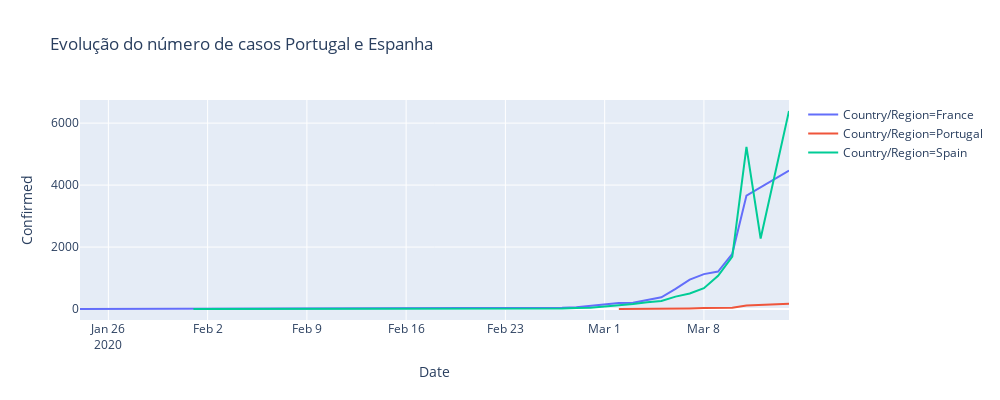

The notebook cell this image was saved under:
### Code cell
temp = full_table.loc[((full_table['Country/Region']=='Spain')| (full_table['Country/Region']=='Portugal')
                       |(full_table['Country/Region']=='France'))]
#temp = temp.groupby(['Date', 'Country/Region'])['Confirmed'].sum().reset_index().sort_values('Confirmed', ascending=False)
temp = temp.groupby(['Date', 'Country/Region'])['Confirmed', 'Deaths', 'Recovered'].max().reset_index()
#temp = full_table.groupby(['Date', 'Country/Region'])['Confirmed'].sum().reset_index().sort_values('Confirmed', ascending=False)
temp.sort_values(by=['Country/Region','Date'],inplace=True)

temp = temp.reset_index()


fig = px.line(temp, x="Date", y="Confirmed", color='Country/Region',height=400,width=1000,
             title='Evolução do número de casos Portugal e Espanha')
fig.show()

### Figure 1 — Plotly figure (JSON) as saved in the notebook; plotly's stock layout.template omitted (floating-point values rounded to 4 significant figures)
{"data": [{"hoverlabel": {"namelength": 0}, "hovertemplate": "Country/Region=France<br>Date=%{x}<br>Confirmed=%{y}", "legendgroup": "Country/Region=France", "line": {"color": "#636efa", "dash": "solid"}, "mode": "lines", "name": "Country/Region=France", "showlegend": true, "type": "scatter", "x": ["2020-01-24", "2020-01-25", "2020-01-26", "2020-01-27", "2020-01-28", "2020-01-29", "2020-01-30", "2020-01-31", "2020-02-01", "2020-02-08", "2020-02-12", "2020-02-15", "2020-02-25", "2020-02-26", "2020-02-27", "2020-02-28", "2020-02-29", "2020-03-01", "2020-03-02", "2020-03-03", "2020-03-04", "2020-03-05", "2020-03-06", "2020-03-07", "2020-03-08", "2020-03-09", "2020-03-10", "2020-03-11", "2020-03-14"], "xaxis": "x", "y": [2, 3, 3, 3, 4, 5, 5, 5, 6, 11, 11, 12, 14, 18, 38, 57, 100, 130, 191, 204, 285, 377, 653, 949, 1126, 1209, 1784, 3661, 4469], "yaxis": "y"}, {"hoverlabel": {"namelength": 0}, "hovertemplate": "Country/Region=Portugal<br>Date=%{x}<br>Confirmed=%{y}", "legendgroup": "Country/Region=Portugal", "line": {"color": "#EF553B", "dash": "solid"}, "mode": "lines", "name": "Country/Region=Portugal", "showlegend": true, "type": "scatter", "x": ["2020-03-02", "2020-03-03", "2020-03-04", "2020-03-05", "2020-03-06", "2020-03-07", "2020-03-08", "2020-03-10", "2020-03-11", "2020-03-14"], "xaxis": "x", "y": [2, 2, 5, 8, 13, 20, 30, 41, 112, 169], "yaxis": "y"}, {"hoverlabel": {"namelength": 0}, "hovertemplate": "Country/Region=Spain<br>Date=%{x}<br>Confirmed=%{y}", "legendgroup": "Country/Region=Spain", "line": {"color": "#00cc96", "dash": "solid"}, "mode": "lines", "name": "Country/Region=Spain", "showlegend": true, "type": "scatter", "x": ["2020-02-01", "2020-02-09", "2020-02-15", "2020-02-25", "2020-02-26", "2020-02-27", "2020-02-28", "2020-02-29", "2020-03-01", "2020-03-02", "2020-03-03", "2020-03-04", "2020-03-05", "2020-03-06", "2020-03-07", "2020-03-08", "2020-03-09", "2020-03-10", "2020-03-11", "2020-03-12", "2020-03-14"], "xaxis": "x", "y": [1, 2, 2, 6, 13, 15, 32, 45, 84, 120, 165, 222, 259, 400, 500, 673, 1073, 1695, 5232, 2277, 6391], "yaxis": "y"}], "layout": {"height": 400, "legend": {"tracegroupgap": 0}, "title": {"text": "Evolução do número de casos Portugal e Espanha"}, "width": 1000, "xaxis": {"anchor": "y", "autorange": true, "domain": [0, 1], "range": ["2020-01-24", "2020-03-14"], "title": {"text": "Date"}, "type": "date"}, "yaxis": {"anchor": "x", "autorange": true, "domain": [0, 1], "range": [-354, 6746], "title": {"text": "Confirmed"}, "type": "linear"}}}
